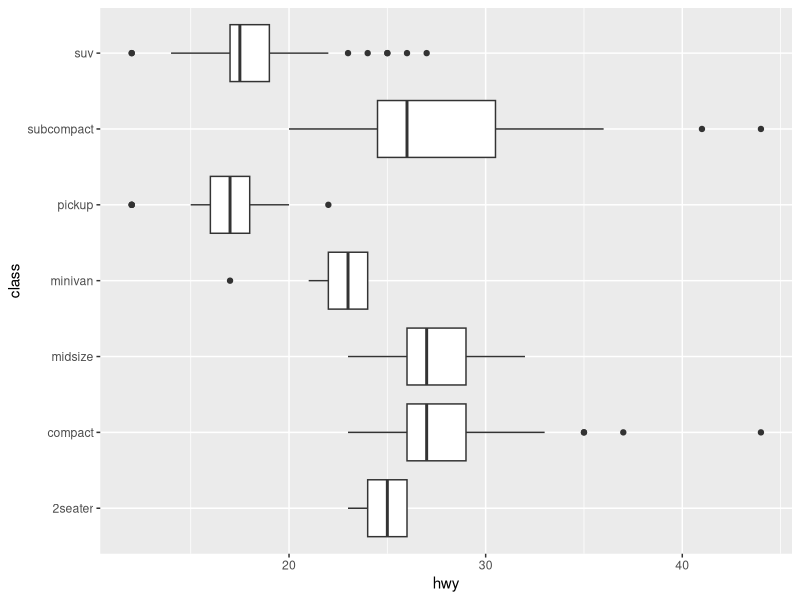
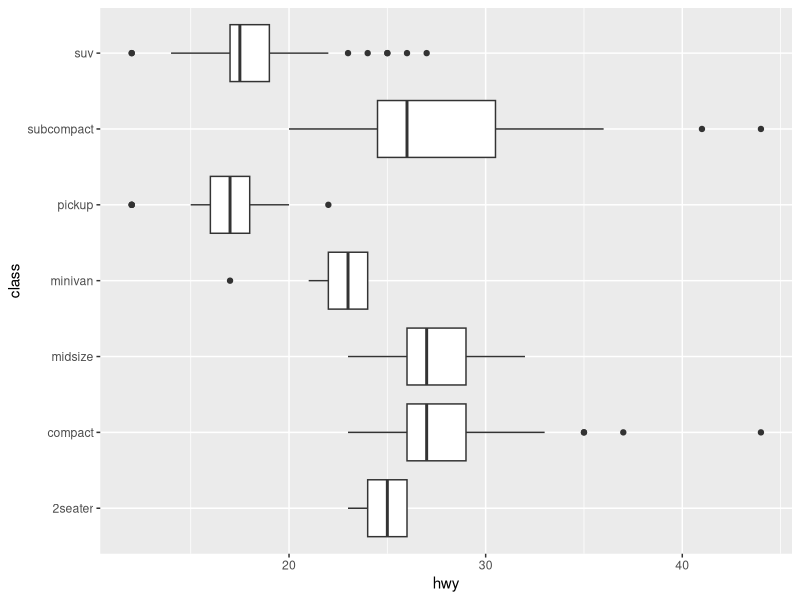

The R source for these figures, in order:
library(tidyverse)

ggplot(data = mpg, mapping = aes(x = class, y = hwy)) + 
  geom_boxplot() +
  coord_flip()

ggsave("data-visualization/figs/class~hwy_boxplot.png")
